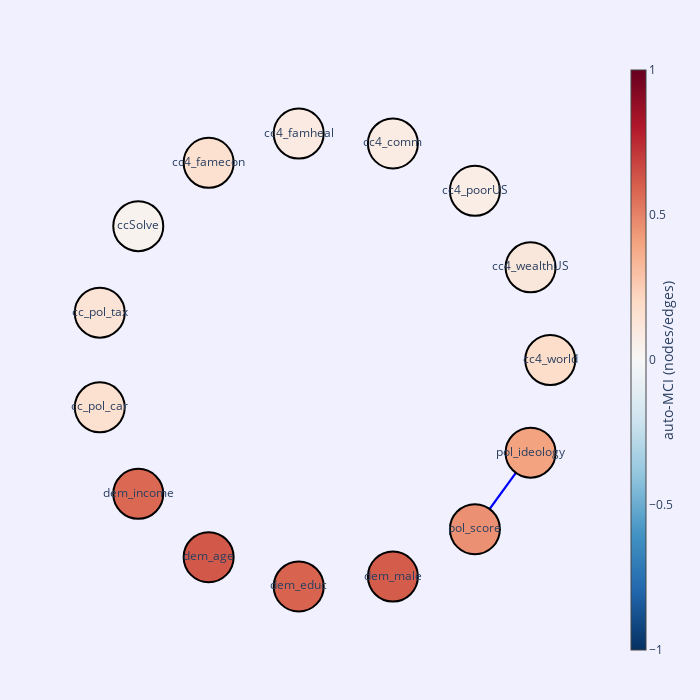

This figure's notebook cell:
### Code cell
import numpy as np
import plotly.graph_objects as go

# SETTINGS
alpha = 0.01
lag = 1
vars = variables  # assuming this is defined
N = len(vars)

# CIRCULAR POSITIONS
theta = np.linspace(0, 2 * np.pi, N, endpoint=False)
positions = {var: (np.cos(t), np.sin(t)) for var, t in zip(vars, theta)}

# EXTRACT DATA FROM RESULTS
G = results['graph']
V = results['val_matrix']
P = results['p_matrix']

# GET SIGNIFICANT EDGES
edges = [
    (vars[j], vars[i], V[j, i, lag])
    for i in range(N) for j in range(N)
    if G[j, i, lag] and P[j, i, lag] < alpha
]

# BUILD EDGE TRACES
edge_traces = []
for src, tgt, w in edges:
    x0, y0 = positions[src]
    x1, y1 = positions[tgt]
    edge_traces.append(
        go.Scatter(
            x=[x0, x1], y=[y0, y1],
            mode='lines',
            line=dict(width=2 + 3 * abs(w), color='red' if w > 0 else 'blue'),
            hoverinfo='text',
            text=f'{src} → {tgt}<br>{w:.2f}'
        )
    )

# BUILD NODE TRACE
node_x, node_y, node_color, node_text = [], [], [], []
for i, var in enumerate(vars):
    x, y = positions[var]
    node_x.append(x)
    node_y.append(y)
    node_color.append(V[i, i, lag])
    label = var
    # label = var.replace("cc4_", "").replace("cc_", "").replace("dem_", "").replace("pol_", "")
    node_text.append(label)

node_trace = go.Scatter(
    x=node_x,
    y=node_y,
    mode='markers+text',
    text=node_text,
    textposition='middle center',
    marker=dict(
        showscale=True,
        colorscale='RdBu',
        reversescale=True,
        color=node_color,
        size=50,
        cmin=-1,
        cmax=1,
        colorbar=dict(
            thickness=15,
            title=dict(text='auto-MCI (nodes/edges)', side='right'),
            xanchor='left'
        ),
        line=dict(width=2, color='black')
    ),
    hoverinfo='text'
)

# PLOT
fig = go.Figure(
    data=edge_traces + [node_trace],
    layout=go.Layout(
        # title=dict(
        #     text='PCMCI+ Circular Graph (Lag 1, α < 0.01)',
        #     font=dict(size=16)
        # ),
        showlegend=False,
        hovermode='closest',
        margin=dict(b=40, l=40, r=40, t=60),
        xaxis=dict(
            showgrid=False,
            zeroline=False,
            showticklabels=False,
            scaleanchor='y',  # Force equal aspect ratio
            scaleratio=1
        ),
        yaxis=dict(
            showgrid=False,
            zeroline=False,
            showticklabels=False
        ),
        width=700,
        height=700,
        plot_bgcolor="rgba(240,240,255,1)",
        paper_bgcolor="rgba(240,240,255,1)"
    )
)

# SAVE TO FILE OR DISPLAY
fig.write_html("../results/pcmci_plotly_circular_graph.html")
fig.show()

### Figure 1 — Plotly figure (JSON) as saved in the notebook; plotly's stock layout.template omitted (floating-point values rounded to 4 significant figures)
{"data": [{"hoverinfo": "text", "line": {"color": "red", "width": 2.545}, "mode": "lines", "text": "cc4_world → cc4_world<br>0.18", "type": "scatter", "x": [1, 1], "y": [0, 0]}, {"hoverinfo": "text", "line": {"color": "red", "width": 2.349}, "mode": "lines", "text": "cc4_wealthUS → cc4_wealthUS<br>0.12", "type": "scatter", "x": [0.9135, 0.9135], "y": [0.4067, 0.4067]}, {"hoverinfo": "text", "line": {"color": "red", "width": 2.207}, "mode": "lines", "text": "cc4_poorUS → cc4_poorUS<br>0.07", "type": "scatter", "x": [0.6691, 0.6691], "y": [0.7431, 0.7431]}, {"hoverinfo": "text", "line": {"color": "red", "width": 2.254}, "mode": "lines", "text": "cc4_comm → cc4_comm<br>0.08", "type": "scatter", "x": [0.309, 0.309], "y": [0.9511, 0.9511]}, {"hoverinfo": "text", "line": {"color": "red", "width": 2.27}, "mode": "lines", "text": "cc4_famheal → cc4_famheal<br>0.09", "type": "scatter", "x": [-0.1045, -0.1045], "y": [0.9945, 0.9945]}, {"hoverinfo": "text", "line": {"color": "red", "width": 2.491}, "mode": "lines", "text": "cc4_famecon → cc4_famecon<br>0.16", "type": "scatter", "x": [-0.5, -0.5], "y": [0.866, 0.866]}, {"hoverinfo": "text", "line": {"color": "red", "width": 2.415}, "mode": "lines", "text": "cc_pol_tax → cc_pol_tax<br>0.14", "type": "scatter", "x": [-0.9781, -0.9781], "y": [0.2079, 0.2079]}, {"hoverinfo": "text", "line": {"color": "red", "width": 2.487}, "mode": "lines", "text": "cc_pol_car → cc_pol_car<br>0.16", "type": "scatter", "x": [-0.9781, -0.9781], "y": [-0.2079, -0.2079]}, {"hoverinfo": "text", "line": {"color": "red", "width": 3.727}, "mode": "lines", "text": "dem_income → dem_income<br>0.58", "type": "scatter", "x": [-0.809, -0.809], "y": [-0.5878, -0.5878]}, {"hoverinfo": "text", "line": {"color": "red", "width": 3.865}, "mode": "lines", "text": "dem_age → dem_age<br>0.62", "type": "scatter", "x": [-0.5, -0.5], "y": [-0.866, -0.866]}, {"hoverinfo": "text", "line": {"color": "red", "width": 3.762}, "mode": "lines", "text": "dem_educ → dem_educ<br>0.59", "type": "scatter", "x": [-0.1045, -0.1045], "y": [-0.9945, -0.9945]}, {"hoverinfo": "text", "line": {"color": "red", "width": 3.835}, "mode": "lines", "text": "dem_male → dem_male<br>0.61", "type": "scatter", "x": [0.309, 0.309], "y": [-0.9511, -0.9511]}, {"hoverinfo": "text", "line": {"color": "red", "width": 3.381}, "mode": "lines", "text": "pol_score → pol_score<br>0.46", "type": "scatter", "x": [0.6691, 0.6691], "y": [-0.7431, -0.7431]}, {"hoverinfo": "text", "line": {"color": "blue", "width": 2.163}, "mode": "lines", "text": "pol_score → pol_ideology<br>-0.05", "type": "scatter", "x": [0.6691, 0.9135], "y": [-0.7431, -0.4067]}, {"hoverinfo": "text", "line": {"color": "red", "width": 3.22}, "mode": "lines", "text": "pol_ideology → pol_ideology<br>0.41", "type": "scatter", "x": [0.9135, 0.9135], "y": [-0.4067, -0.4067]}, {"hoverinfo": "text", "marker": {"cmax": 1, "cmin": -1, "color": [0.1817, 0.1164, 0.06897, 0.08478, 0.08989, 0.1638, 0.03357, 0.1385, 0.1623, 0.5758, 0.6218, 0.5873, 0.6117, 0.4605, 0.4066], "colorbar": {"thickness": 15, "title": {"side": "right", "text": "auto-MCI (nodes/edges)"}, "xanchor": "left"}, "colorscale": [[0, "rgb(103,0,31)"], [0.1, "rgb(178,24,43)"], [0.2, "rgb(214,96,77)"], [0.3, "rgb(244,165,130)"], [0.4, "rgb(253,219,199)"], [0.5, "rgb(247,247,247)"], [0.6, "rgb(209,229,240)"], [0.7, "rgb(146,197,222)"], [0.8, "rgb(67,147,195)"], [0.9, "rgb(33,102,172)"], [1, "rgb(5,48,97)"]], "line": {"color": "black", "width": 2}, "reversescale": true, "showscale": true, "size": 50}, "mode": "markers+text", "text": ["cc4_world", "cc4_wealthUS", "cc4_poorUS", "cc4_comm", "cc4_famheal", "cc4_famecon", "ccSolve", "cc_pol_tax", "cc_pol_car", "dem_income", "dem_age", "dem_educ", "dem_male", "pol_score", "pol_ideology"], "textposition": "middle center", "type": "scatter", "x": [1, 0.9135, 0.6691, 0.309, -0.1045, -0.5, -0.809, -0.9781, -0.9781, -0.809, -0.5, -0.1045, 0.309, 0.6691, 0.9135], "y": [0, 0.4067, 0.7431, 0.9511, 0.9945, 0.866, 0.5878, 0.2079, -0.2079, -0.5878, -0.866, -0.9945, -0.9511, -0.7431, -0.4067]}], "layout": {"height": 700, "hovermode": "closest", "margin": {"b": 40, "l": 40, "r": 40, "t": 60}, "paper_bgcolor": "rgba(240,240,255,1)", "plot_bgcolor": "rgba(240,240,255,1)", "showlegend": false, "width": 700, "xaxis": {"scaleanchor": "y", "scaleratio": 1, "showgrid": false, "showticklabels": false, "zeroline": false}, "yaxis": {"showgrid": false, "showticklabels": false, "zeroline": false}}}
